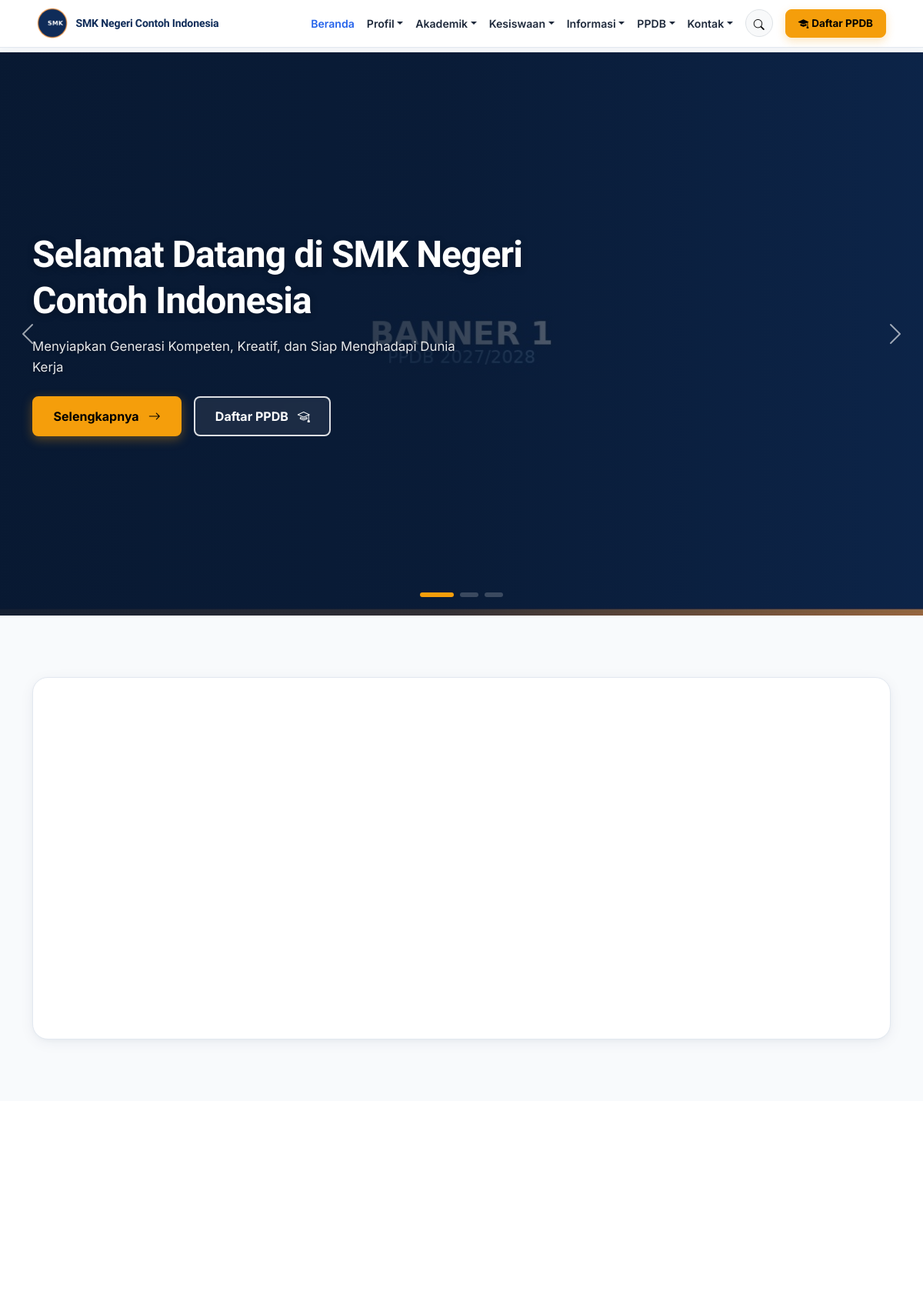
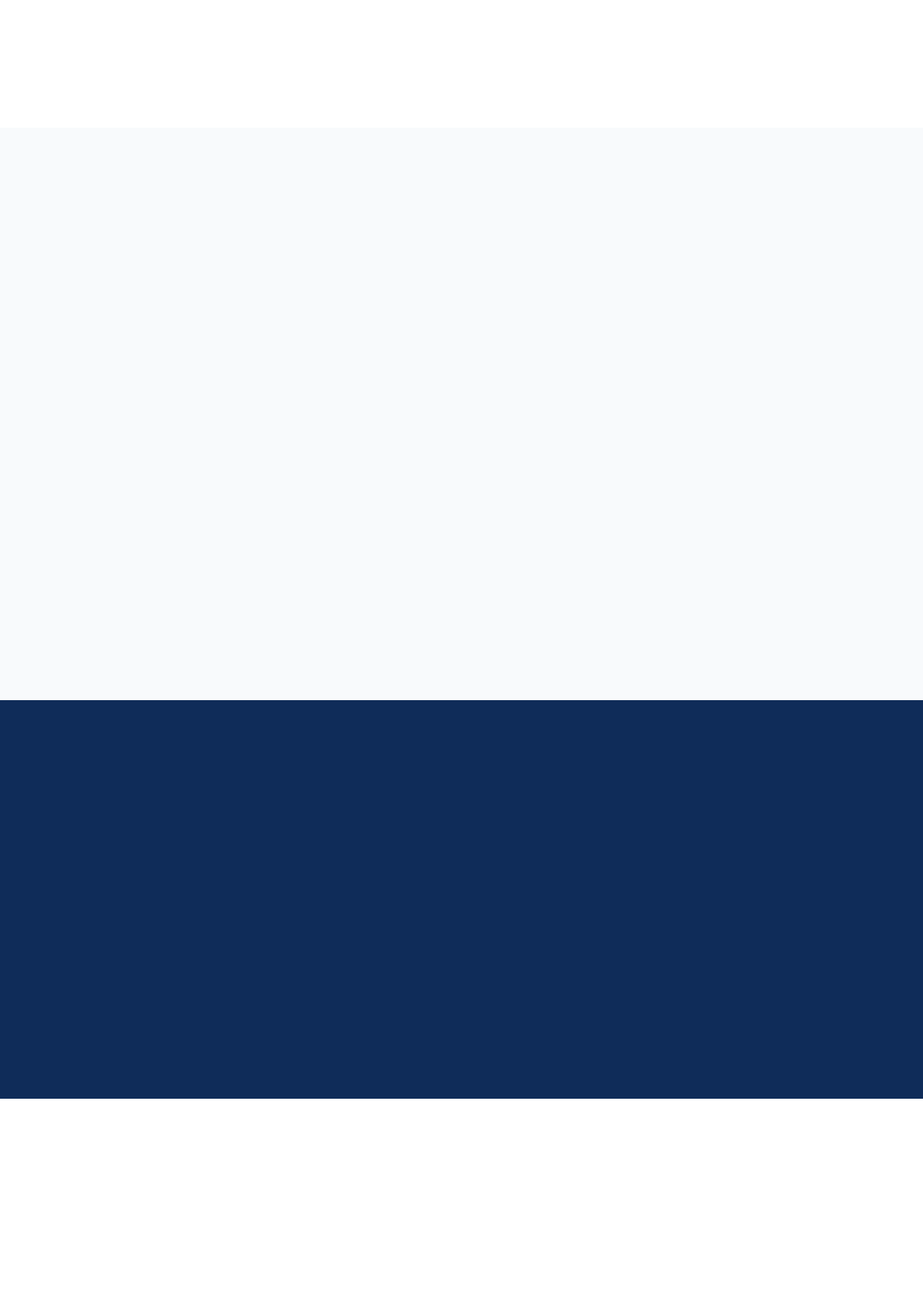
The page / (upper part) on the database its author committed (2 pictures, top to bottom).
### tables this page shows
CREATE TABLE school_profile (
  id INT UNSIGNED AUTO_INCREMENT PRIMARY KEY,
  school_name VARCHAR(150) NOT NULL,
  npsn VARCHAR(20) DEFAULT NULL,
  address VARCHAR(255) DEFAULT NULL,
  phone VARCHAR(50) DEFAULT NULL,
  email VARCHAR(150) DEFAULT NULL,
  website VARCHAR(150) DEFAULT NULL,
  description TEXT,
  logo VARCHAR(255) DEFAULT NULL,
  favicon VARCHAR(255) DEFAULT NULL,
  theme_color_primary VARCHAR(20) DEFAULT '#0F2C59',
  theme_color_secondary VARCHAR(20) DEFAULT '#2563EB',
  theme_color_accent VARCHAR(20) DEFAULT '#F59E0B',
  theme_preset VARCHAR(50) DEFAULT 'navy_classic',
  map_url VARCHAR(255) DEFAULT NULL,
  accreditation VARCHAR(10) DEFAULT NULL,
  founded_year VARCHAR(10) DEFAULT NULL,
  running_text TEXT DEFAULT NULL,
  is_running_text_active TINYINT(1) DEFAULT 1,
  video_profile_url VARCHAR(255) DEFAULT 'https://www.youtube.com/watch?v=7vhYf5p_yhs',
  video_title VARCHAR(200) DEFAULT 'Video Profil & Fasilitas Sekolah',
  video_description TEXT DEFAULT NULL,
  video_features TEXT DEFAULT NULL,
  whatsapp_ppdb VARCHAR(50) DEFAULT '6281234567890',
  whatsapp_bkk VARCHAR(50) DEFAULT '6281234567891',
  whatsapp_tu VARCHAR(50) DEFAULT '6281234567892',
  created_at DATETIME DEFAULT CURRENT_TIMESTAMP,
  updated_at DATETIME DEFAULT CURRENT_TIMESTAMP ON UPDATE CURRENT_TIMESTAMP
);

CREATE TABLE banners (
  id INT UNSIGNED AUTO_INCREMENT PRIMARY KEY,
  title VARCHAR(150) NOT NULL,
  description VARCHAR(255) DEFAULT NULL,
  image VARCHAR(255) NOT NULL,
  button_text VARCHAR(50) DEFAULT NULL,
  button_url VARCHAR(255) DEFAULT NULL,
  sort_order INT UNSIGNED DEFAULT 0,
  status TINYINT(1) NOT NULL DEFAULT 1,
  created_at DATETIME DEFAULT CURRENT_TIMESTAMP,
  updated_at DATETIME DEFAULT CURRENT_TIMESTAMP ON UPDATE CURRENT_TIMESTAMP
);

### config/database.php (called while the page is built)
<?php
class Database
{
    private static ?PDO $instance = null;
    public static function getInstance(): PDO
    {
        if (self::$instance === null) {
            $host   = getenv('DB_HOST') ?: 'localhost';
            $dbname = getenv('DB_NAME') ?: 'smk_school';
            $user   = getenv('DB_USER') ?: 'root';
            $pass   = getenv('DB_PASS') !== false ? (string)getenv('DB_PASS') : '';
            $dsn = 'mysql:host=' . $host . ';dbname=' . $dbname . ';charset=utf8mb4';
            try {
                self::$instance = new PDO($dsn, $user, $pass, [
                    PDO::ATTR_ERRMODE            => PDO::ERRMODE_EXCEPTION,
                    PDO::ATTR_DEFAULT_FETCH_MODE  => PDO::FETCH_ASSOC,
                    PDO::ATTR_EMULATE_PREPARES    => false,
                ]);
            } catch (PDOException $e) {
                error_log('Database connection failed: ' . $e->getMessage());
                die('Koneksi database gagal. Silakan hubungi administrator.');
            }
        }
        return self::$instance;
    }
}
function getDB(): PDO
{
    return Database::getInstance();
}

### includes/functions.php (called while the page is built, shortened)
<?php
function e(?string $value): string
{
    return htmlspecialchars((string) ($value ?? ''), ENT_QUOTES | ENT_SUBSTITUTE, 'UTF-8');
}
function getSchoolProfile(): array
{
    static $profile = null;
    if ($profile === null) {
        $stmt = getDB()->query('SELECT * FROM school_profile ORDER BY id LIMIT 1');
        $profile = $stmt->fetch() ?: [];
    }
    return $profile;
}
function getSchoolLevel(): string
{
    if (defined('APP_SCHOOL_LEVEL')) {
        $lvl = strtoupper(trim(APP_SCHOOL_LEVEL));
        if (in_array($lvl, ['MULTI', 'SMA', 'SMK', 'SMP', 'SD'], true)) {
            return $lvl;
        }
    }
    return 'MULTI';
}
function isSchoolLevelLocked(): bool
{
    return getSchoolLevel() !== 'MULTI';
}
function getAllowedModulesForLevel(string $level): array
{
    return match($level) {
        'SMA'       => ['majors', 'kelulusan', 'downloads', 'agendas', 'ppdb', 'extracurriculars', 'prestasi', 'testimonials', 'news', 'galleries', 'video_profile', 'guestbook', 'statistics'],
        'SMP', 'SD' => ['downloads', 'agendas', 'ppdb', 'extracurriculars', 'prestasi', 'news', 'galleries', 'video_profile', 'guestbook', 'statistics'],
        default     => ['bkk', 'partners', 'majors', 'kelulusan', 'downloads', 'agendas', 'ppdb', 'extracurriculars', 'prestasi', 'testimonials', 'news', 'galleries', 'video_profile', 'guestbook', 'statistics'],
    };
}
function isModuleActive(string $moduleKey): bool
{
    if (isSchoolLevelLocked()) {
        $allowed = getAllowedModulesForLevel(getSchoolLevel());
    }
    static $moduleCache = null;
    if ($moduleCache === null) {
        $moduleCache = [];
        try {
            $db = getDB();
            $rows = $db->query("SELECT module_key, is_active FROM site_modules")->fetchAll(PDO::FETCH_KEY_PAIR);
            if (is_array($rows)) {
                $moduleCache = array_map('intval', $rows);
            }
        } catch (Throwable $e) {
            return true;
        }
    }
    return !isset($moduleCache[$moduleKey]) || $moduleCache[$moduleKey] === 1;
}

### pages/home.php (the view, shortened to what this page needs)
<?php
$db      = getDB();
$profile = getSchoolProfile();
$banners   = $db->query("SELECT * FROM banners WHERE status = 1 ORDER BY sort_order ASC")->fetchAll();
$principal = $db->query("SELECT * FROM principal_message ORDER BY id LIMIT 1")->fetch();
$majors    = $db->query("SELECT * FROM majors WHERE status = 1 ORDER BY id ASC LIMIT 4")->fetchAll();
$news      = $db->query("SELECT n.*, c.name AS category_name FROM news n
                          LEFT JOIN news_categories c ON c.id = n.category_id
                          WHERE n.status = 'publish'
                          ORDER BY n.published_at DESC LIMIT 6")->fetchAll();
require BASE_PATH . '/includes/header.php';
require BASE_PATH . '/includes/navbar.php';
?>
<?php if (!empty($banners)): ?>
<section id="main-content" class="hero-slider <?= !empty($hasTicker) ? 'has-ticker-offset' : '' ?>">
  <div id="heroCarousel" class="carousel slide carousel-fade" data-bs-ride="carousel" data-bs-interval="6000">
    <div class="carousel-indicators">
      <?php foreach ($banners as $i => $b): ?>
        <button type="button" data-bs-target="#heroCarousel" data-bs-slide-to="<?= $i ?>" class="<?= $i === 0 ? 'active' : '' ?>" aria-label="Slide <?= $i + 1 ?>"></button>
      <?php endforeach; ?>
    </div>
    <div class="carousel-inner">
      <?php foreach ($banners as $i => $b): ?>
        <div class="carousel-item <?= $i === 0 ? 'active' : '' ?>">
          <div class="hero-slide" style="background-image: url('<?= e(BASE_URL . '/' . $b['image']) ?>');">
            <div class="container">
              <div class="row align-items-center">
                <div class="col-lg-8">
                  <h1><?= e($b['title']) ?></h1>
                  <p><?= e($b['description']) ?></p>
                  <div class="hero-btn-group d-flex flex-column flex-sm-row justify-content-center justify-content-lg-start align-items-center gap-3 mt-4">
                    <?php if (!empty($b['button_text'])):
                      $btnUrl = trim($b['button_url'] ?? '');
                      $targetHref = (str_starts_with($btnUrl, 'http://') || str_starts_with($btnUrl, 'https://') || str_starts_with($btnUrl, '//'))
                          ? $btnUrl
                          : BASE_URL . '/' . ltrim($btnUrl, '/');
                    ?>
                      <a href="<?= e($targetHref) ?>" class="btn btn-hero btn-hero-primary">
                        <?= e($b['button_text']) ?> <i class="bi bi-arrow-right ms-1"></i>
                      </a>
                    <?php endif; ?>
                    <a href="<?= e(BASE_URL) ?>/ppdb/daftar" class="btn btn-hero btn-hero-outline">
                      Daftar PPDB <i class="bi bi-mortarboard ms-1"></i>
                    </a>
                  </div>
                </div>
              </div>
            </div>
          </div>
        </div>
      <?php endforeach; ?>
    </div>
    <button class="carousel-control-prev" type="button" data-bs-target="#heroCarousel" data-bs-slide="prev" aria-label="Sebelumnya">
      <span class="carousel-control-prev-icon" aria-hidden="true"></span>
    </button>
    <button class="carousel-control-next" type="button" data-bs-target="#heroCarousel" data-bs-slide="next" aria-label="Berikutnya">
      <span class="carousel-control-next-icon" aria-hidden="true"></span>
    </button>
  </div>
</section>
<?php endif; ?>
<?php if ($principal): ?>
<section class="section">
  <div class="container">
    <div class="sambutan-card">
      <div class="row align-items-center g-4 g-lg-5 text-center text-md-start">
      </div>
    </div>
  </div>
</section>
<?php endif; ?>
<section class="section section-alt">
  <div class="container">
    <div class="row align-items-center g-4 g-lg-5 text-center text-lg-start">
    </div>
  </div>
</section>
<?php if (isModuleActive('majors') && !empty($majors)): ?>
<section class="section">
  <div class="container">
    <div class="row g-4 reveal-group">
    </div>
  </div>
</section>
<?php endif; ?>
<?php if (isModuleActive('video_profile') && !empty($profile['video_profile_url'])): ?>
<section class="section section-video-tour">
  <div class="container">
    <div class="row align-items-center g-4 g-lg-5 text-center text-lg-start">
    </div>
  </div>
</section>
<?php endif; ?>
<?php if (isModuleActive('news') && !empty($news)): ?>
<section class="section section-alt">
  <div class="container">
    <div class="row g-4 reveal-group">
    </div>
  </div>
</section>
<?php endif; ?>
<?php require BASE_PATH . '/includes/footer.php'; ?>

### includes/navbar.php (shortened to what this page needs)
<?php
$profile = getSchoolProfile();
$currentPath = parse_url($_SERVER['REQUEST_URI'] ?? '/', PHP_URL_PATH) ?: '/';
$currentPath = rtrim($currentPath, '/') ?: '/';
if (!function_exists('navActive')) {
    function navActive(string $path, string $current): string
    {
        return $current === $path ? ' active' : '';
    }
}
$hasTicker = !empty($profile['is_running_text_active']) && !empty($profile['running_text']);
?>
<nav class="navbar navbar-expand-xl navbar-smk fixed-top <?= $hasTicker ? 'has-ticker' : '' ?>">
  <div class="container-fluid px-3 px-md-4 px-xl-5">
    <a class="navbar-brand me-2 me-xl-4" href="<?= e(BASE_URL) ?>/" title="<?= e($profile['school_name'] ?? '') ?>">
      <img src="<?= e(BASE_URL . '/' . ($profile['logo'] ?? 'assets/images/logo.png')) ?>" alt="Logo <?= e($profile['school_name'] ?? '') ?>">
      <span class="navbar-brand-text"><?= e($profile['school_name'] ?? 'SMK Negeri Contoh Indonesia') ?></span>
    </a>
    <div class="collapse navbar-collapse" id="mainNav">
      <ul class="navbar-nav ms-auto align-items-xl-center">
        <li class="nav-item"><a class="nav-link<?= navActive('/', $currentPath) ?>" href="<?= e(BASE_URL) ?>/">Beranda</a></li>
        <li class="nav-item dropdown">
          <a class="nav-link dropdown-toggle<?= str_starts_with($currentPath, '/profil') ? ' active' : '' ?>" href="<?= e(BASE_URL) ?>/profil" id="profilDropdown" role="button" data-bs-toggle="dropdown" aria-expanded="false">Profil</a>
        </li>
        <?php if (isModuleActive('majors') || isModuleActive('agendas') || isModuleActive('downloads')): ?>
        <li class="nav-item dropdown">
          <a class="nav-link dropdown-toggle<?= $currentPath === '/jurusan' || $currentPath === '/agenda' || $currentPath === '/unduhan' ? ' active' : '' ?>" href="#" id="akademikDropdown" role="button" data-bs-toggle="dropdown" aria-expanded="false">Akademik</a>
        </li>
        <?php endif; ?>
        <?php if (isModuleActive('extracurriculars') || isModuleActive('prestasi') || isModuleActive('kelulusan')): ?>
        <li class="nav-item dropdown">
          <a class="nav-link dropdown-toggle<?= $currentPath === '/ekstrakurikuler' || $currentPath === '/prestasi' || $currentPath === '/kelulusan' ? ' active' : '' ?>" href="#" id="kesiswaanDropdown" role="button" data-bs-toggle="dropdown" aria-expanded="false">Kesiswaan</a>
        </li>
        <?php endif; ?>
        <?php if (isModuleActive('news') || isModuleActive('galleries') || isModuleActive('bkk')): ?>
        <li class="nav-item dropdown">
          <a class="nav-link dropdown-toggle<?= $currentPath === '/berita' || $currentPath === '/galeri' || str_starts_with($currentPath, '/bkk') ? ' active' : '' ?>" href="#" id="informasiDropdown" role="button" data-bs-toggle="dropdown" aria-expanded="false">Informasi</a>
        </li>
        <?php endif; ?>
        <?php if (isModuleActive('ppdb')): ?>
        <li class="nav-item dropdown">
          <a class="nav-link dropdown-toggle<?= str_starts_with($currentPath, '/ppdb') ? ' active' : '' ?>" href="<?= e(BASE_URL) ?>/ppdb" id="ppdbDropdown" role="button" data-bs-toggle="dropdown" aria-expanded="false">PPDB</a>
        </li>
        <?php endif; ?>
        <li class="nav-item dropdown">
          <a class="nav-link dropdown-toggle<?= $currentPath === '/kontak' || $currentPath === '/buku-tamu' ? ' active' : '' ?>" href="#" id="kontakDropdown" role="button" data-bs-toggle="dropdown" aria-expanded="false">Kontak</a>
        </li>
        <li class="nav-item d-none d-xl-flex align-items-center ms-2">
          <button type="button" class="btn btn-sm btn-light rounded-circle shadow-none p-1 border" data-bs-toggle="modal" data-bs-target="#globalSearchModal" title="Pencarian Global (Ctrl + K)" style="width:36px;height:36px;">
            <i class="bi bi-search"></i>
          </button>
        </li>
        <?php if (isModuleActive('ppdb')): ?>
        <li class="nav-item ms-xl-3 mt-2 mt-xl-0">
          <a class="btn btn-sm btn-accent text-nowrap px-3 py-2 fw-bold d-inline-flex align-items-center gap-1" href="<?= e(BASE_URL) ?>/ppdb/daftar">
            <i class="bi bi-mortarboard-fill"></i> Daftar PPDB
          </a>
        </li>
        <?php endif; ?>
      </ul>
    </div>
  </div>
</nav>
<div class="navbar-spacer <?= $hasTicker ? 'has-ticker' : '' ?>" aria-hidden="true"></div>

### rows shown on the page
school_profile: logo (picture), school_name "SMK Negeri Contoh Indonesia"
banners: image (picture), title "Selamat Datang di SMK Negeri Contoh Indonesia", description "Menyiapkan Generasi Kompeten, Kreatif, dan Siap Menghadapi Dunia Kerja", button_text "Selengkapnya"
